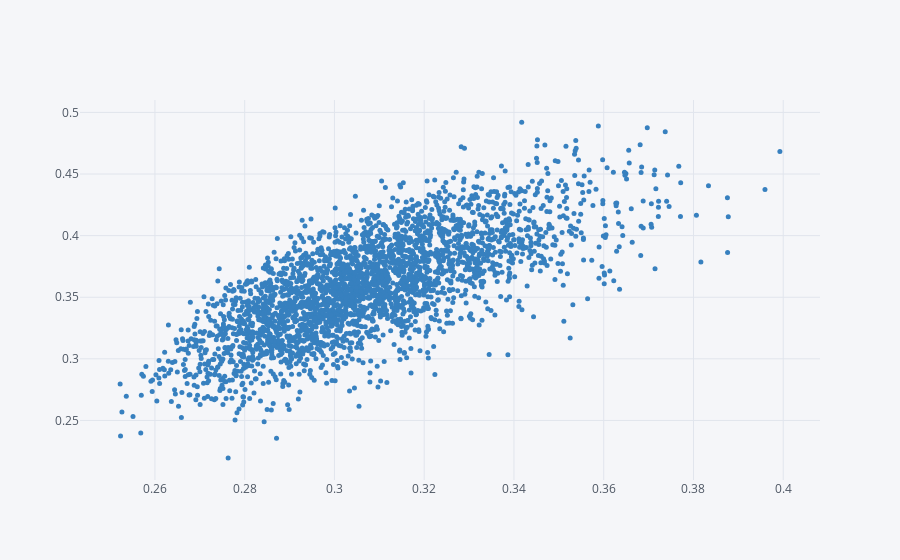

Here is the notebook cell this chart was saved with:
### Code cell
# Step 4 - Plot the efficiency frontier
df.iplot(kind='scatter', x = 'risk', y = 'return', mode='markers', size=5, color='blue')

### Figure 1 — Plotly figure (JSON) as saved in the notebook; plotly's stock layout.template omitted (floating-point values rounded to 4 significant figures; data arrays with more than 128 entries replaced by an {"elided": "..."} marker saying what was removed)
{"data": [{"line": {"color": "rgba(55, 128, 191, 1.0)", "dash": "solid", "shape": "linear", "width": 1.3}, "marker": {"size": 5, "symbol": "circle"}, "mode": "markers", "name": "return", "text": "", "type": "scatter", "x": {"elided": "3000 float values"}, "y": {"elided": "3000 float values"}}], "layout": {"legend": {"bgcolor": "#F5F6F9", "font": {"color": "#4D5663"}}, "paper_bgcolor": "#F5F6F9", "plot_bgcolor": "#F5F6F9", "title": {"font": {"color": "#4D5663"}}, "xaxis": {"gridcolor": "#E1E5ED", "showgrid": true, "tickfont": {"color": "#4D5663"}, "title": {"font": {"color": "#4D5663"}, "text": ""}, "zerolinecolor": "#E1E5ED"}, "yaxis": {"gridcolor": "#E1E5ED", "showgrid": true, "tickfont": {"color": "#4D5663"}, "title": {"font": {"color": "#4D5663"}, "text": ""}, "zerolinecolor": "#E1E5ED"}}}
